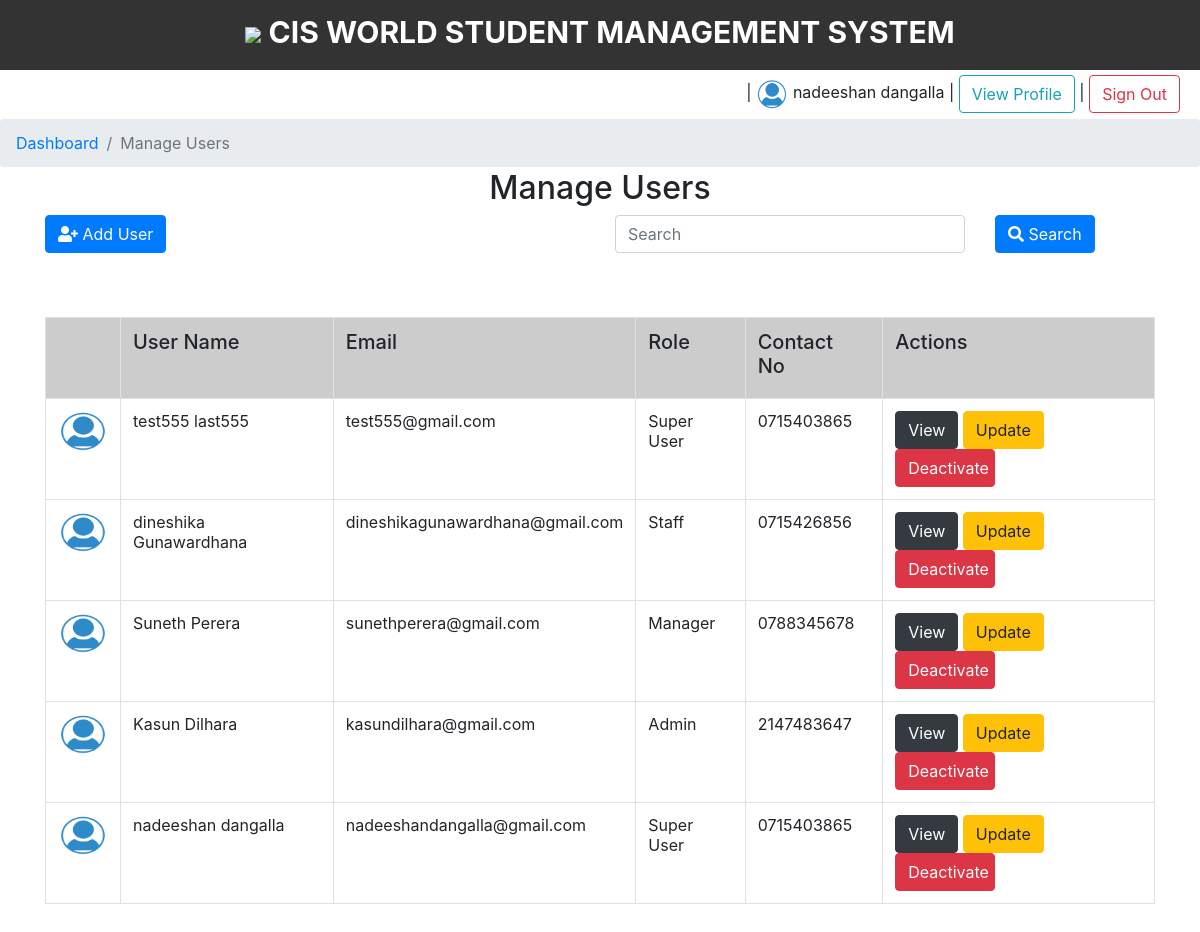
The page /system/module/user/view/user.php (signed in) on the database its author committed.
### tables this page shows
CREATE TABLE `user` (
  `user_id` int(11) NOT NULL,
  `emp_id` varchar(50) NOT NULL,
  `user_f_name` varchar(20) NOT NULL,
  `user_l_name` varchar(20) NOT NULL,
  `user_nic` varchar(50) NOT NULL,
  `user_dob` date NOT NULL DEFAULT current_timestamp(),
  `user_tel` varchar(15) NOT NULL,
  `user_email` varchar(50) NOT NULL,
  `user_address` text NOT NULL,
  `user_image` text NOT NULL,
  `user_status` varchar(50) NOT NULL,
  `user_title` varchar(20) NOT NULL,
  `user_gender` varchar(50) NOT NULL,
  `role_id` int(11) NOT NULL,
  `user_created_date_time` datetime NOT NULL DEFAULT current_timestamp(),
  `user_created_by` int(11) NOT NULL
);

CREATE TABLE `role` (
  `role_id` int(11) NOT NULL,
  `role_name` varchar(20) NOT NULL,
  `role_desc` text NOT NULL
);

### system/module/user/model/usermodel.php (called while the page is built, shortened)
<?php
class user{
    function displayAllUsers(){
        $con=$GLOBALS['con'];
        $sql="SELECT * FROM user u, role r WHERE u.role_id=r.role_id ORDER BY u.user_id DESC";
        $result=$con->query($sql);
        return $result;
    }
    function displayUserFunc($user_id,$fun_id){
        $con=$GLOBALS['con'];
        $sql="SELECT * FROM user_privileges WHERE user_id='$user_id' AND fun_id='$fun_id'";
        $result=$con->query($sql);
        return $result;
    }
}
?>

### system/module/user/view/user.php (the view, shortened to what this page needs)
<?php
include '../model/usermodel.php';
$rowuser=$_SESSION['rowcisuser'];
$user_id=$rowuser['user_id'];
$objusers = new user();
$resultusers = $objusers->displayAllUsers();
?>
<html>
    <head>
        <link type="text/css" rel="stylesheet" href="../../../css/layout.css" />
        <link type="text/css" rel="stylesheet" href="../../../css/style.css" />
        <link type="text/css" rel="stylesheet" href="../../../bootstrap/css/bootstrap.min.css"/>
        <link type="text/css" rel="stylesheet" href="../../../css/fontawesome/css/all.css"/>
    </head>
    <body>
        <div id="main">
            <div id="header">
                <?php include '../../../common/header.php'; ?>
            </div>
            <div  style="height:25px">
                <div class="logalign">
                    <?php include '../../../common/loginbar.php'; ?>
                </div>
            </div>
            &nbsp;  <div id="navi">
                <ol class="breadcrumb">
                    <li class="breadcrumb-item"><a href="../../login/view/Dashboard.php"> Dashboard</a> </li>
                    <li class="breadcrumb-item active" aria-current="page" > Manage Users </li>
                </ol>
            </div>
            <div id="content">
                <h2 style="text-align:center; margin-top:10px"> Manage Users</h2>
                <div class="container">
                    <div class="row">
                        <div class="col-md-6">
                <?php
                             $fun_id=2;
                    $resultuserfun=$objusers->displayUserFunc($user_id,$fun_id);
                    $nouserfun=$resultuserfun->num_rows;
                    if($nouserfun==1) { ?>
                            <a href="adduser.php">
                                <button class="btn btn-primary">
                                  <i class="fas fa-user-plus"></i>
                                   Add User
                                </button>
                            </a>
                 <?php }?>
                        </div>
                        <div class="col-md-6">
                            <form action="searchuser.php" method="post">
                                <div class="row">
                                    <div class="col-md-8">
                                        <input type="text" class="form-control"
                                               name="keyword"  placeholder="Search" required="required">
                                    </div>
                                    <div class="col-md-4">
                                        <button class="btn btn-primary">
                                            <i class="fas fa-search"></i>
                                             Search
                                        </button>
                                    </div>
                                </div>
                            </form>
                        </div>
                         </div>
                        <div class="row">
                            <div class="col-md-12" style="text-align: center">
                                &nbsp;</div>
                        </div>
                    <div>&nbsp;</div>
             </div>
                <div class="container">
                    <div class="row">
                        <div class="col-md-12">
                            <table class="table table-bordered">
                                <tr>
                                    <th>&nbsp;</th>
                                    <th><h5>User Name&nbsp;</h5></th>
                                    <th><h5>Email&nbsp;</h5></th>
                                    <th><h5>Role&nbsp;</h5></th>
                                    <th><h5>Contact No&nbsp;</h5></th>
                                    <th ><h5>Actions</h5></th>
                                </tr>
                                <?php
                                while ($rowusers = $resultusers->fetch_assoc()) {
                                    if ($rowusers['user_image'] == "") {
                                        $path = "../../../images/user_images/user.png";
                                    } else {
                                        $path = "../../../images/user_images/" . $rowusers['user_image'];
                                    }
                                    if ($rowusers['user_status'] == "active") {
                                        $status = "Deactivate";
                                        $color = "btn-danger";
                                    } else {
                                        $status = "Activate";
                                         $color = "btn-success";
                                    }
                                    ?>
                                    <tr>
                                        <td>
                                            <img src="<?php echo $path; ?>" width="50px" height="40px" />
                                        </td>
                                        <td><?php echo $rowusers['user_f_name'] . " " . $rowusers['user_l_name']; ?></td>
                                        <td><?php echo $rowusers['user_email']; ?></td>
                                        <td><?php echo $rowusers['role_name']; ?></td>
                                        <td><?php echo $rowusers['user_tel']; ?></td>
                                        <td>
                                   <?php
                                             $fun_id=4;
                                    $resultuserfun=$objusers->displayUserFunc($user_id,$fun_id);
                                    $nouserfun=$resultuserfun->num_rows;
                                    if($nouserfun==1) { ?>
                                            <a href="../controller/usercontroller.php?user_id=<?php echo$rowusers['user_id']; ?>&status=View">
                                                <button class="btn btn-dark">View</button>
                                            </a>
                                     <?php }
                                             $fun_id=3;
                                    $resultuserfun=$objusers->displayUserFunc($user_id,$fun_id);
                                    $nouserfun=$resultuserfun->num_rows;
                                    if($nouserfun==1) { ?>
                                            <a href="../view/updateuser.php?user_id=<?php echo$rowusers['user_id']; ?>&status=Update">
                                                <button class="btn btn-warning">Update</button>
                                            </a>
                                        <?php }
                                             $fun_id=5;
                                    $resultuserfun=$objusers->displayUserFunc($user_id,$fun_id);
                                    $nouserfun=$resultuserfun->num_rows;
                                    if($nouserfun==1) { ?>
                                            <a href="../controller/usercontroller.php?user_id=<?php echo$rowusers['user_id']; ?>&status=<?php echo $status; ?>">
                                                <button class="btn <?php echo $color; ?>" style="width:100px"
                                                        onclick="return disConfirm('<?php echo $status . "  " . $rowusers['user_f_name']; ?>')">
                                 <?php echo $status; ?></button>
                                            </a>
                                        <?php }?>
                                        </td>
                                    </tr>
                                <?php } ?>
                            </table>
                        </div>
                    </div>
                </div>
            </div>
        </div>
    </body>
</html>

### system/common/header.php
<div class="container-fluid">
                    <div class="row" >
                        <div class="col-md-12" style=" height:70px;background-color: #333333;color:#ffffff; font-size:30px; font-weight:bold; text-align:center; padding-top:10px;">
                       <img src="http://localhost/cisworld/system/images/logo_images/logo.png"/>
                              CIS WORLD STUDENT MANAGEMENT SYSTEM
                        </div>
                    </div>
</div>

### system/common/loginbar.php
<?php
if($rowuser['user_image']==""){
            $pathu="../../../images/user_images/user.png";
                }else{
          $pathu="../../../images/user_images/".$rowuser['user_image'];
                }
?>
                |    <img src="<?php echo $pathu; ?>" height="30" />
     <?php echo $rowuser['user_f_name']." ".$rowuser['user_l_name']; ?> |
     <a class="btn btn-outline-info" href="../../user/view/viewuser.php?view_user_id=<?php echo $rowuser['user_id'] ?>">View Profile</a> |
             <a class="btn btn-outline-danger" href="../../logout.php">Sign Out</a>

### system/css/layout.css (style rules this page uses)
#main { margin: 0px; width: 100%; }
#navi { height: 40px; }
#content { min-height: 350px; }
.logalign { float: right; padding-right: 20px; padding-top: 5px; }

### system/css/style.css (style rules this page uses)
body { font-size: 15px; }
.logalign { float: right; padding-right: 20px; padding-top: 5px; }

### system/module/user/view/user.php (style rules this page uses)
th, td { border-collapse: collapse; }
th { background-color: #cccccc; }

### rows shown on the page
user: user_f_name "test555", user_l_name "last555", user_email "test555@gmail.com", role.role_name "Super User", user_tel "0715403865", user_status "Deactivate"
user: user_f_name "dineshika", user_l_name "Gunawardhana", user_email "dineshikagunawardhana@gmail.com", role.role_name "Staff", user_tel "0715426856", user_status "Deactivate"
user: user_f_name "Suneth", user_l_name "Perera", user_email "sunethperera@gmail.com", role.role_name "Manager", user_tel "0788345678", user_status "Deactivate"
user: user_f_name "Kasun", user_l_name "Dilhara", user_email "kasundilhara@gmail.com", role.role_name "Admin", user_tel "2147483647", user_status "Deactivate"
user: user_f_name "nadeeshan", user_l_name "dangalla", user_email "nadeeshandangalla@gmail.com", role.role_name "Super User", user_tel "0715403865", user_status "Deactivate"

### other values the page prints
$rowuser['user_f_name'] "nadeeshan"
$rowuser['user_l_name'] "dangalla"
